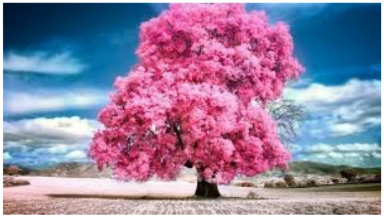
#> input picture Lab_Programs/image-1.png, 384 x 217 px
$ python program-10.py
#> lines starting #> are read from the running program, lines starting #| are printed output that depends on the picture
import cv2
import numpy as np

img = cv2.imread("image-1.png")
#> img is the input picture: shape (217, 384, 3); mean B, G, R 160.4, 130.4, 147.3
h, w = img.shape[:2]
#> h = 217; w = 384

M = np.float32([[1, 0, 50],
                [0, 1, 30]])

move = cv2.warpAffine(img, M, (w, h))
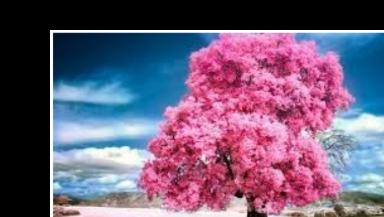
#> move: shape (217, 384, 3); mean B, G, R 119.5, 91.9, 111.2

cv2.imshow("Original", img)
cv2.imshow("Moved Image", move)

cv2.waitKey(0)
cv2.destroyAllWindows()

$ run again, with Lab_Programs/image-2.png copied over Lab_Programs/image-1.png
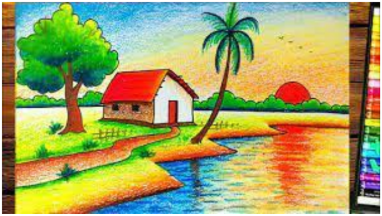
#> input picture Lab_Programs/image-2.png, 382 x 216 px
#> img is the input picture: shape (216, 382, 3); mean B, G, R 100.1, 163.6, 162.2
#> `move = cv2.warpAffine(img, M, (w, h))`:
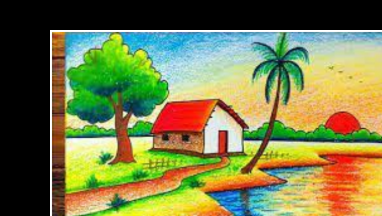
#> move: shape (216, 382, 3); mean B, G, R 73.4, 123.6, 120.1

$ run again, with Lab_Programs/image-3.png copied over Lab_Programs/image-1.png
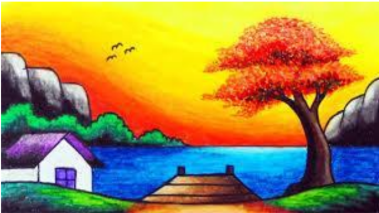
#> input picture Lab_Programs/image-3.png, 379 x 213 px
#> img is the input picture: shape (213, 379, 3); mean B, G, R 73.2, 139.1, 161.8
#> `move = cv2.warpAffine(img, M, (w, h))`:
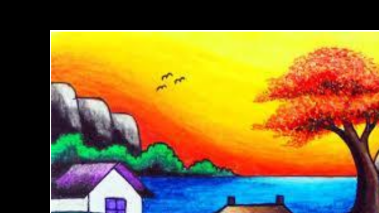
#> move: shape (213, 379, 3); mean B, G, R 53.3, 109.1, 133.4

$ run again, with Lab_Programs/image-4.png copied over Lab_Programs/image-1.png
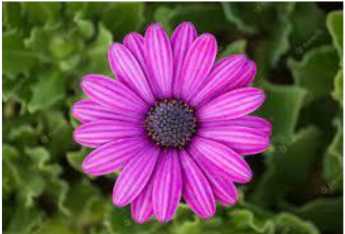
#> input picture Lab_Programs/image-4.png, 345 x 234 px
#> img is the input picture: shape (234, 345, 3); mean B, G, R 86.9, 78.7, 109.4
#> `move = cv2.warpAffine(img, M, (w, h))`:
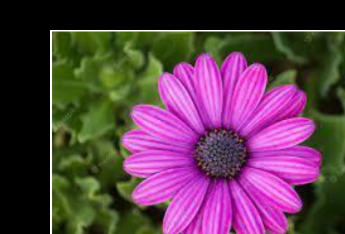
#> move: shape (234, 345, 3); mean B, G, R 77.1, 59.2, 92.2
